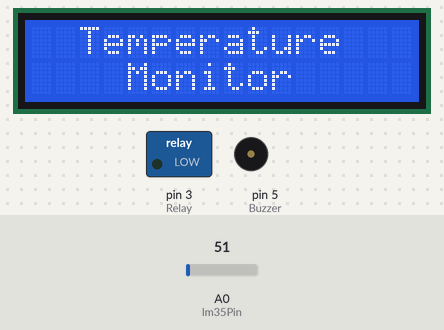
A sketch run on a simulated Arduino Uno, built with avr-gcc and run on an emulated ATmega328P. Shown: 16×2 character LCD, switched loads named in the sketch (green lamp = pin HIGH), buzzer (waves = sounding, pin HIGH). The test bench sets the inputs (shaded band); at power-on: A0 (lm35Pin) = 51. What the sketch prints to the serial monitor is not drawn.

Above: at 3.2 s.
At 10.4 s:
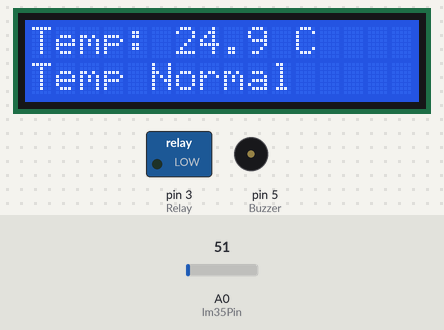
10.5 s: A0 (lm35Pin) set to 66
At 12.5 s:
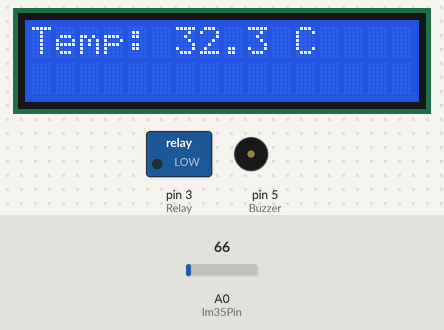
15.8 s: A0 (lm35Pin) set to 61
At 17.1 s:
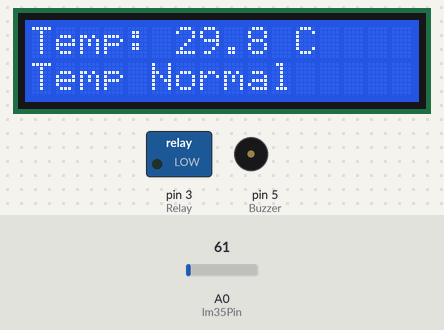
18.4 s: A0 (lm35Pin) set to 71
At 22.3 s:
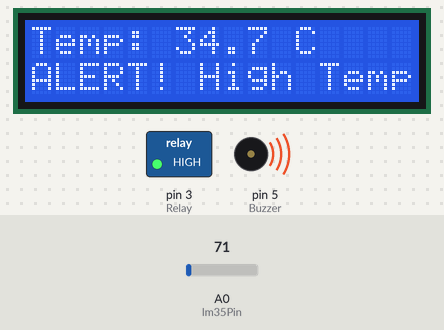
Timing chart, 0 to 23.8 s (numbered marks = the images above; inputs shaded):
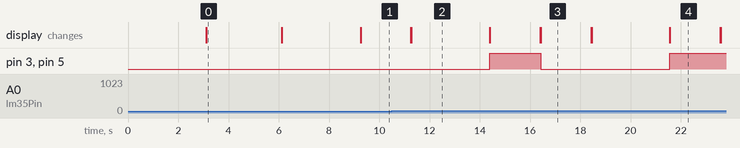

Measured:
- the behaviour switches between 61 and 62 on A0 (lm35Pin) (found by bisection; images 1 and 2)
- after the input at 10.5 s, pin 3 (Relay), pin 5 (Buzzer): LOW → HIGH after 3.9 s; the display: first differs from a run without the input after 0.78 s (image 2)
- after the input at 15.8 s, pin 3 (Relay), pin 5 (Buzzer): HIGH → LOW after 0.63 s; the display: first differs from a run without the input after 0.63 s (image 3)
- after the input at 18.4 s, pin 3 (Relay), pin 5 (Buzzer): LOW → HIGH after 3.2 s; the display: first differs from a run without the input after 0.05 s (image 4 shows a later state)
- what the display in image 0 shows lasts 3.0 s, from 3.1 s to 6.1 s
- what the display in image 2 shows lasts 3.1 s, from 11.3 s to 14.4 s

The sketch:

Arduino_LM35_Sensor_GSM.ino
```cpp
#include <LiquidCrystal_I2C.h>
#include <Wire.h>

LiquidCrystal_I2C lcd(0x27, 16, 2);

int lm35Pin = A0;
float tempThreshold = 30;

int Buzzer = 5;
int Relay = 3;

bool alertSent = false;
bool systemStartSent = false;

void setup() {
  Serial.begin(9600);
  lcd.init();
  lcd.backlight();

  pinMode(lm35Pin, INPUT);
  pinMode(Buzzer, OUTPUT);
  pinMode(Relay, OUTPUT);

  digitalWrite(Buzzer, LOW);
  digitalWrite(Relay, LOW);

  lcd.print("   WELCOME TO");
  lcd.setCursor(0, 1);
  lcd.print(" JSUTDOELECTRONIC");
  delay(3000);
  lcd.clear();

  lcd.print("  Temperature  ");
  lcd.setCursor(0, 1);
  lcd.print("    Monitor   ");
  delay(3000);
  lcd.clear();

  if (!systemStartSent) {
    SendSystemStartSMS();
    systemStartSent = true;
  }
}

void loop() {
  int analogValue = analogRead(lm35Pin);
  float voltage = analogValue * (5.0 / 1023.0);
  float temperatureC = voltage * 100;

  Serial.print("Temperature: ");
  Serial.print(temperatureC);
  Serial.println(" °C");

  lcd.setCursor(0, 0);
  lcd.print("Temp: ");
  lcd.print(temperatureC, 1);
  lcd.print(" C   ");

  if (temperatureC > tempThreshold) {
    if (!alertSent) {
      SendTemperatureAlertSMS(temperatureC);
      alertSent = true;
    }
    lcd.setCursor(0, 1);
    lcd.print("ALERT! High Temp!");

    digitalWrite(Buzzer, HIGH);
    digitalWrite(Relay, HIGH);
  } else {
    alertSent = false;
    lcd.setCursor(0, 1);
    lcd.print("Temp Normal      ");

    digitalWrite(Buzzer, LOW);
    digitalWrite(Relay, LOW);
  }

  delay(2000);
  lcd.clear();
}

void SendSystemStartSMS() {
  Serial.println("AT+CMGF=1");
  delay(1000);
  Serial.println("AT+CMGS=\"+9188305848xx\"\r");
  delay(1000);
  Serial.println("Temperature Monitor System is ON. Tracking temperature.");
  delay(100);
  Serial.write((char)26);
  delay(1000);
}

void SendTemperatureAlertSMS(float temp) {
  Serial.println("AT+CMGF=1");
  delay(1000);
  Serial.println("AT+CMGS=\"+9188305848xx\"\r");
  delay(1000);
  Serial.print("Warning! High Temperature: ");
  Serial.print(temp, 1);
  Serial.println(" C detected!");
  delay(100);
  Serial.write((char)26);
  delay(1000);
}
```
